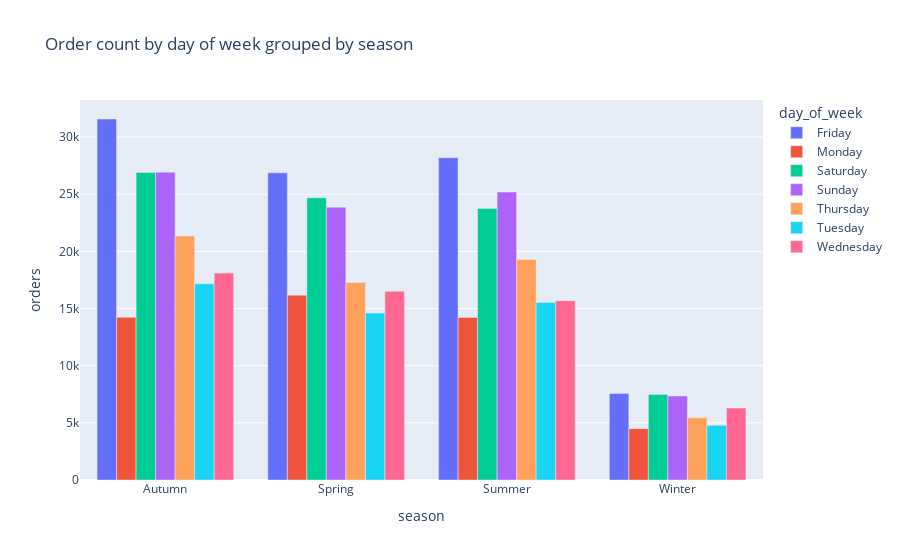

Notebook cell for this chart:
### Markdown cell above
1) January appears to have the highest number of orders, while the orders in February, March, and April are slightly less but relatively consistent.
2) There's a noticeable drop in orders in August (month 8), which could be due to various factors such as holidays or seasonal changes in customer behaviour.

### Code cell
# plot day of the week grouped by season in a grouped bar chart plotly 

grouped = eda_train.groupby(['day_of_week', 'season'])['orders'].sum().reset_index()

fig = px.bar(grouped, x='season', y='orders', color='day_of_week', title='Order count by day of week grouped by season', barmode='group')
fig.show()

### Figure 1 — Plotly figure (JSON) as saved in the notebook; plotly's stock layout.template omitted (floating-point values rounded to 4 significant figures)
{"data": [{"alignmentgroup": "True", "hovertemplate": "day_of_week=Friday<br>season=%{x}<br>orders=%{y}<extra></extra>", "legendgroup": "Friday", "marker": {"color": "#636efa", "pattern": {"shape": ""}}, "name": "Friday", "offsetgroup": "Friday", "orientation": "v", "showlegend": true, "textposition": "auto", "type": "bar", "x": ["Autumn", "Spring", "Summer", "Winter"], "xaxis": "x", "y": [31576, 26870, 28184, 7559], "yaxis": "y"}, {"alignmentgroup": "True", "hovertemplate": "day_of_week=Monday<br>season=%{x}<br>orders=%{y}<extra></extra>", "legendgroup": "Monday", "marker": {"color": "#EF553B", "pattern": {"shape": ""}}, "name": "Monday", "offsetgroup": "Monday", "orientation": "v", "showlegend": true, "textposition": "auto", "type": "bar", "x": ["Autumn", "Spring", "Summer", "Winter"], "xaxis": "x", "y": [14241, 16169, 14217, 4493], "yaxis": "y"}, {"alignmentgroup": "True", "hovertemplate": "day_of_week=Saturday<br>season=%{x}<br>orders=%{y}<extra></extra>", "legendgroup": "Saturday", "marker": {"color": "#00cc96", "pattern": {"shape": ""}}, "name": "Saturday", "offsetgroup": "Saturday", "orientation": "v", "showlegend": true, "textposition": "auto", "type": "bar", "x": ["Autumn", "Spring", "Summer", "Winter"], "xaxis": "x", "y": [26895, 24688, 23756, 7488], "yaxis": "y"}, {"alignmentgroup": "True", "hovertemplate": "day_of_week=Sunday<br>season=%{x}<br>orders=%{y}<extra></extra>", "legendgroup": "Sunday", "marker": {"color": "#ab63fa", "pattern": {"shape": ""}}, "name": "Sunday", "offsetgroup": "Sunday", "orientation": "v", "showlegend": true, "textposition": "auto", "type": "bar", "x": ["Autumn", "Spring", "Summer", "Winter"], "xaxis": "x", "y": [26925, 23857, 25180, 7350], "yaxis": "y"}, {"alignmentgroup": "True", "hovertemplate": "day_of_week=Thursday<br>season=%{x}<br>orders=%{y}<extra></extra>", "legendgroup": "Thursday", "marker": {"color": "#FFA15A", "pattern": {"shape": ""}}, "name": "Thursday", "offsetgroup": "Thursday", "orientation": "v", "showlegend": true, "textposition": "auto", "type": "bar", "x": ["Autumn", "Spring", "Summer", "Winter"], "xaxis": "x", "y": [21334, 17281, 19290, 5439], "yaxis": "y"}, {"alignmentgroup": "True", "hovertemplate": "day_of_week=Tuesday<br>season=%{x}<br>orders=%{y}<extra></extra>", "legendgroup": "Tuesday", "marker": {"color": "#19d3f3", "pattern": {"shape": ""}}, "name": "Tuesday", "offsetgroup": "Tuesday", "orientation": "v", "showlegend": true, "textposition": "auto", "type": "bar", "x": ["Autumn", "Spring", "Summer", "Winter"], "xaxis": "x", "y": [17160, 14601, 15535, 4781], "yaxis": "y"}, {"alignmentgroup": "True", "hovertemplate": "day_of_week=Wednesday<br>season=%{x}<br>orders=%{y}<extra></extra>", "legendgroup": "Wednesday", "marker": {"color": "#FF6692", "pattern": {"shape": ""}}, "name": "Wednesday", "offsetgroup": "Wednesday", "orientation": "v", "showlegend": true, "textposition": "auto", "type": "bar", "x": ["Autumn", "Spring", "Summer", "Winter"], "xaxis": "x", "y": [18101, 16520, 15683, 6292], "yaxis": "y"}], "layout": {"barmode": "group", "legend": {"title": {"text": "day_of_week"}, "tracegroupgap": 0}, "title": {"text": "Order count by day of week grouped by season"}, "xaxis": {"anchor": "y", "domain": [0, 1], "title": {"text": "season"}}, "yaxis": {"anchor": "x", "domain": [0, 1], "title": {"text": "orders"}}}}
